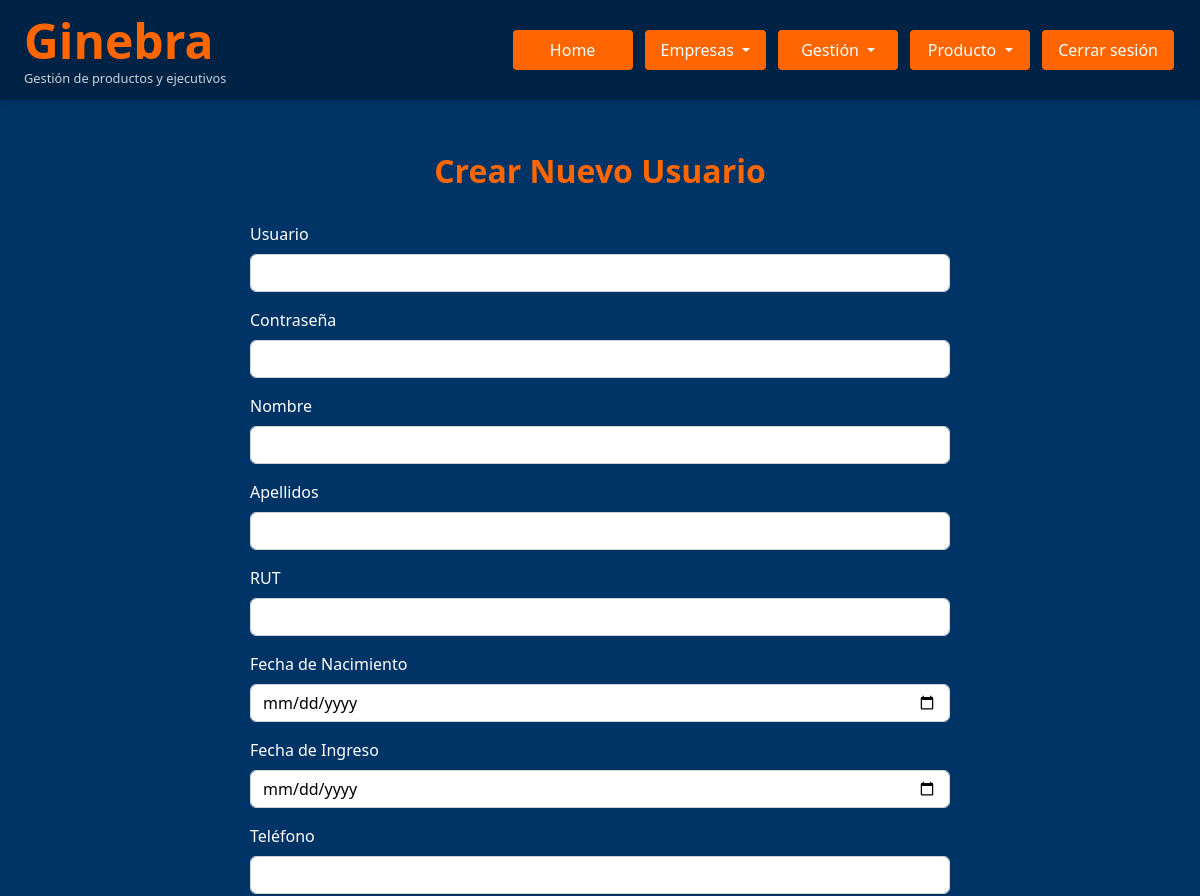
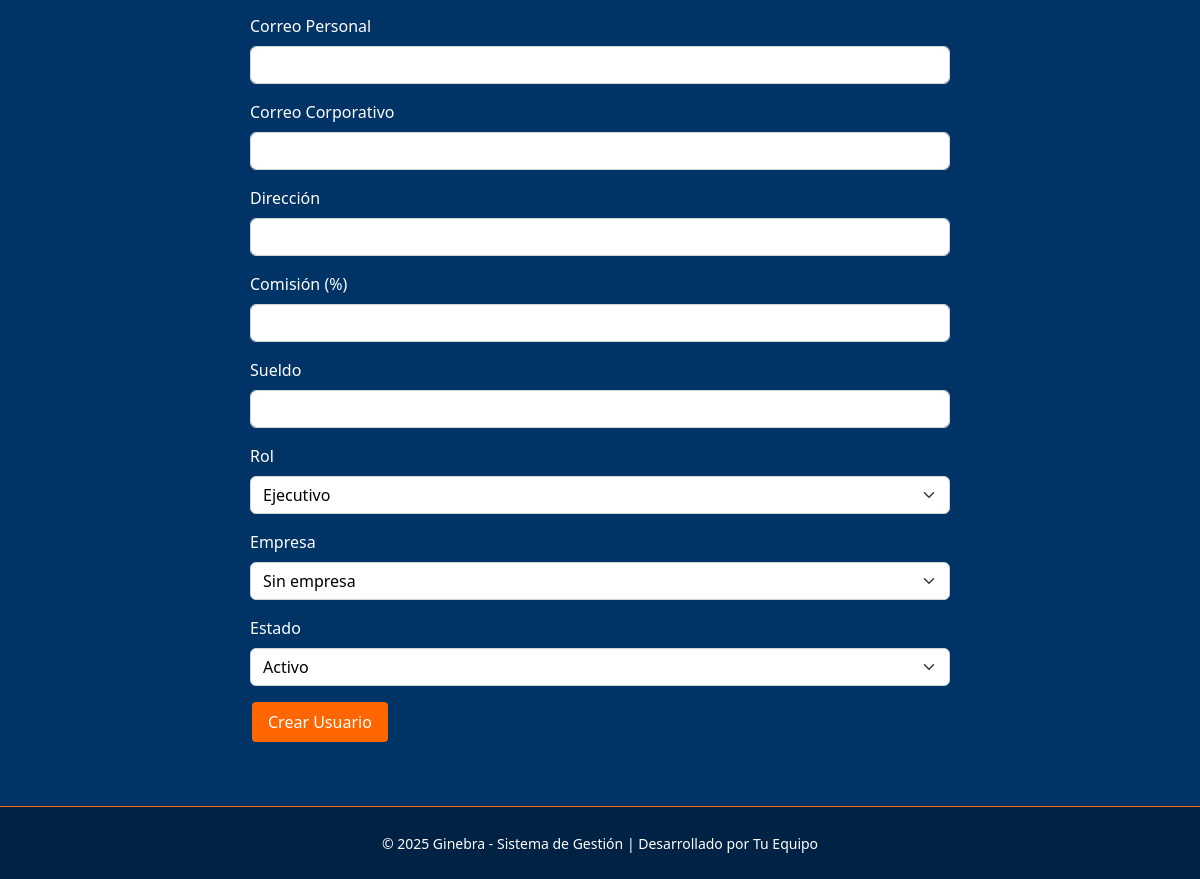
Page /admin/usuarios/editar/6 (signed in) on the earlier database version (2 pictures, top to bottom).
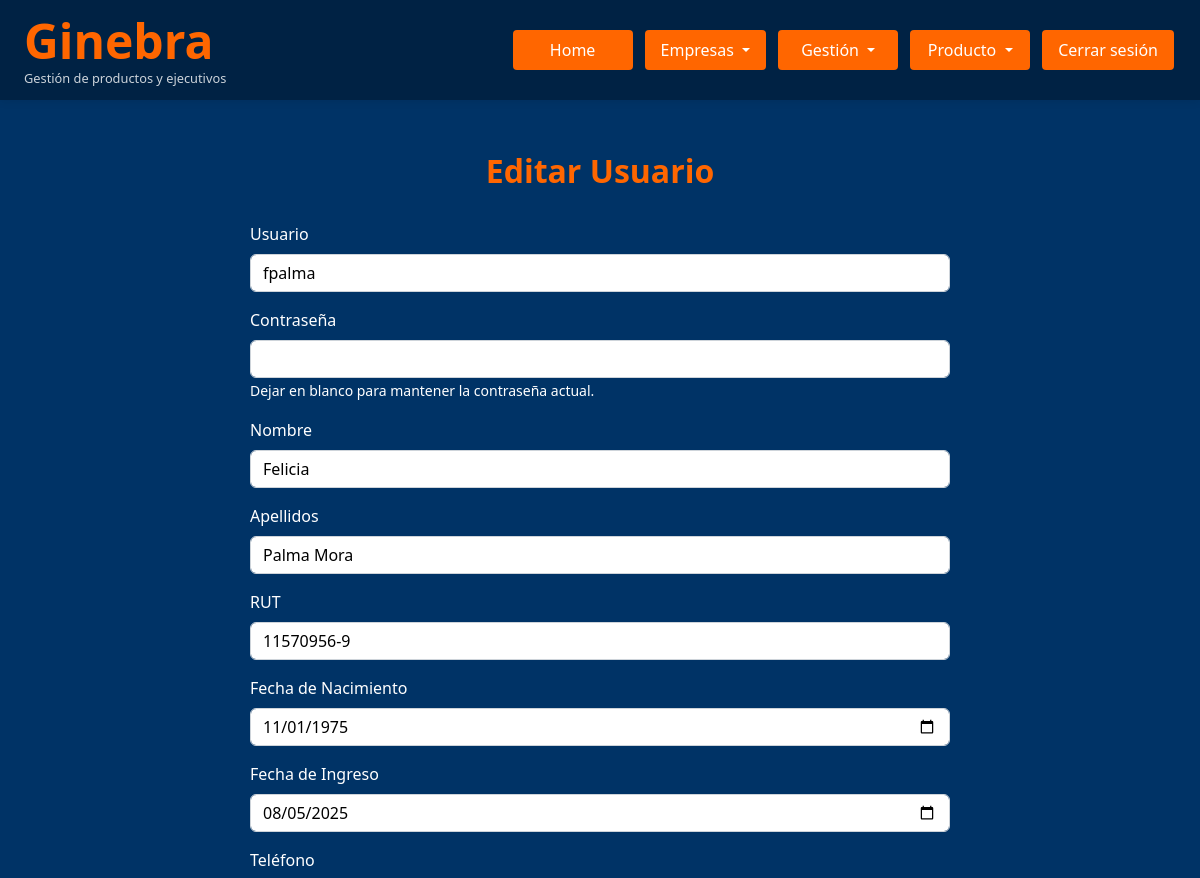
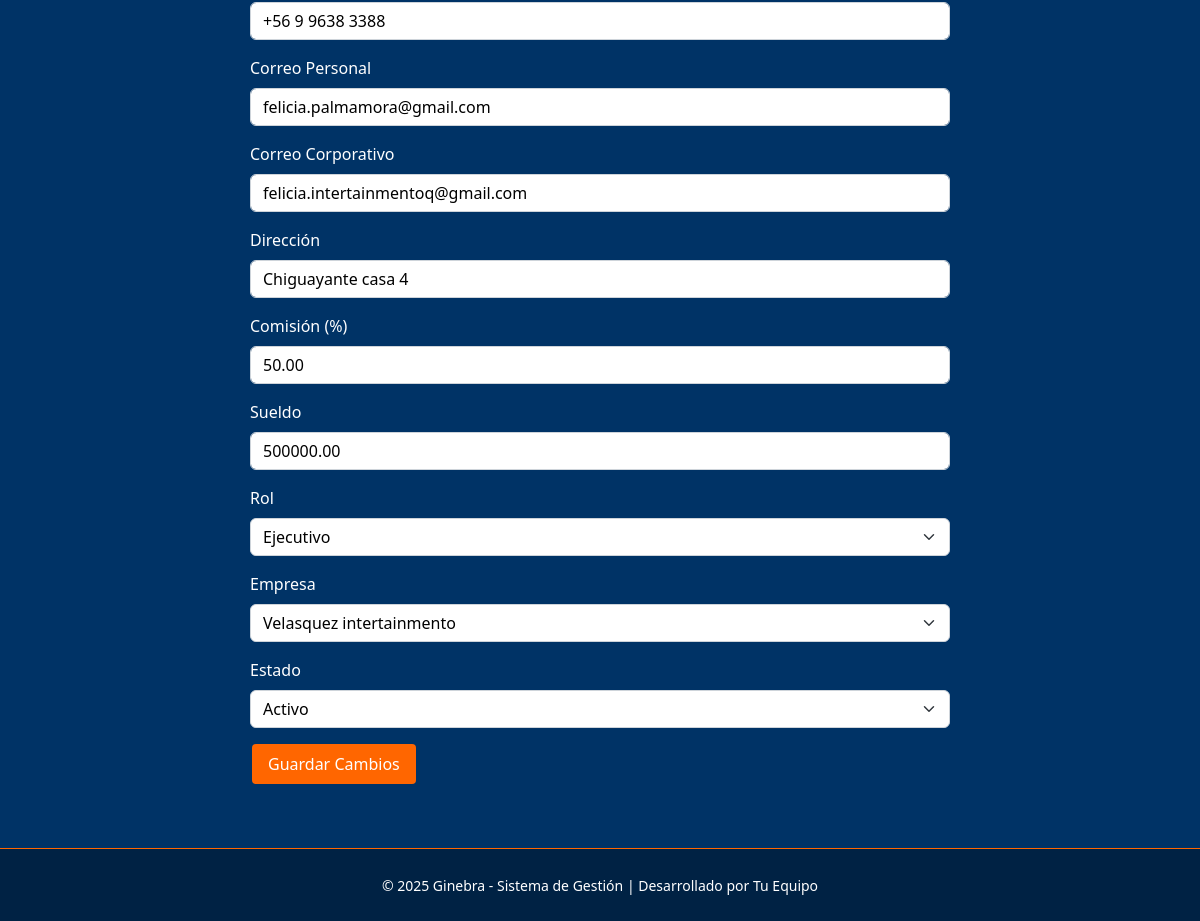
Same page on the later database version (2 pictures, top to bottom).
### Ginebra.py (models this page shows, shortened)
class Usuario(UserMixin, db.Model):
    id = db.Column(db.Integer, primary_key=True)
    username = db.Column(db.String(150), unique=True, nullable=False, index=True)
    password_hash = db.Column(db.String(256), nullable=False)
    nombre = db.Column(db.String(150), index=True)
    apellidos = db.Column(db.String(150), index=True)
    rut = db.Column(db.String(12), unique=True, nullable=True, index=True)
    fecha_nacimiento = db.Column(db.Date, index=True)
    fecha_ingreso = db.Column(db.Date, index=True)
    telefono = db.Column(db.String(20), index=True)
    correo_personal = db.Column(db.String(150), index=True)
    correo = db.Column(db.String(150), unique=True, nullable=False, index=True)
    direccion = db.Column(db.String(250), index=True)
    comision = db.Column(db.Numeric(12,2), default=Decimal('0'), index=True)
    sueldo = db.Column(db.Numeric(12,2), default=Decimal('0'), index=True)
    estado = db.Column(db.Enum(*ESTADO_OPTIONS, name='estado_usuario'), default='Activo')
    rol = db.Column(db.Enum(*ROLES, name='roles'), nullable=False)
    empresa_id = db.Column(db.Integer, db.ForeignKey('empresa.id'), nullable=True)
    empresa = db.relationship('Empresa', backref=db.backref('usuarios', lazy=True))
    @property
    def password(self):
        """No permite leer la contraseña directamente."""
        raise AttributeError('No se puede leer la contraseña')

class Empresa(db.Model):
    id = db.Column(db.Integer, primary_key=True)
    nombre = db.Column(db.String(100))
    representante = db.Column(db.String(100))
    telefono = db.Column(db.String(20))
    correo = db.Column(db.String(100))
    direccion = db.Column(db.String(200))
    razon_social = db.Column(db.String(100))
    tiene_gestion = db.Column(db.Enum(*GESTION_OPTIONS, name='gestion_options'), default='no')
    tiene_productos = db.Column(db.Enum(*PRODUCTOS_OPTIONS, name='productos_options'), default='no')

### Ginebra.py (the view, shortened to what this page needs)
@app.route('/admin/usuarios/nuevo', methods=['GET', 'POST'])
@app.route('/admin/usuarios/editar/<int:id>', methods=['GET', 'POST'])
@login_required
@rol_required('admin', 'master', 'controling')
def usuario_form(id=None):
    usuario = Usuario.query.get(id) if id else None
    empresas = Empresa.query.all()
    return render_template('nuevo_usuario.html', usuario=usuario, empresas=empresas)

### Ginebra.py (called while the page is built)
@login_manager.user_loader
def load_user(user_id):
    return Usuario.query.get(int(user_id))

@app.context_processor
def inject_global_functions():
    return dict(ruta_inicio_por_rol=ruta_inicio_por_rol)

def rol_required(*roles):
    def decorator(f):
        @wraps(f)
        def wrapped(*args, **kwargs):
            if current_user.rol not in roles:
                flash('Acceso denegado.', 'danger')
                return redirect(url_for('dashboard'))
            return f(*args, **kwargs)
        return wrapped
    return decorator

def ruta_inicio_por_rol(usuario):
    if usuario.rol in ('master', 'admin'):
        return 'admin_panel'
    elif usuario.rol == 'controling':
        return 'controling_panel'
    elif usuario.rol == 'analista':
        return 'analista_panel'
    elif usuario.rol == 'ejecutivo':
        return 'ejecutivo_panel'
    else:
        return 'login'

### templates/nuevo_usuario.html (shortened to what the changed rows need)
{% extends "base.html" %}
{% block extra_css %}
<link rel="stylesheet" href="{{ url_for('static', filename='nueva_empresa.css') }}" />
{% endblock %}
{% block content %}
<div style="max-width: 700px; margin: 0 auto;">
    <h2 class="mb-4 text-center">
        {{ 'Editar Usuario' if usuario else 'Crear Nuevo Usuario' }}
    </h2>
    <form method="POST" novalidate>
        <div class="mb-3">
            <label for="username" class="form-label">Usuario</label>
            <input type="text" class="form-control" id="username" name="username"
                   value="{{ usuario.username if usuario else '' }}" required autofocus autocomplete="username">
        </div>
        <div class="mb-3">
            <label for="password" class="form-label">Contraseña</label>
            <input type="password" class="form-control" id="password" name="password"
                   {% if not usuario %}required{% endif %} autocomplete="new-password">
            <small class="form-text text-muted">
              {% if usuario %}Dejar en blanco para mantener la contraseña actual.{% endif %}
            </small>
        </div>
        <div class="mb-3">
            <label for="nombre" class="form-label">Nombre</label>
            <input type="text" class="form-control" id="nombre" name="nombre"
                   value="{{ usuario.nombre if usuario else '' }}" required>
        </div>
        <div class="mb-3">
            <label for="apellidos" class="form-label">Apellidos</label>
            <input type="text" class="form-control" id="apellidos" name="apellidos"
                   value="{{ usuario.apellidos if usuario else '' }}" required>
        </div>
        <div class="mb-3">
            <label for="rut" class="form-label">RUT</label>
            <input type="text" class="form-control" id="rut" name="rut"
                   value="{{ usuario.rut if usuario else '' }}">
        </div>
        <div class="mb-3">
            <label for="fecha_nacimiento" class="form-label">Fecha de Nacimiento</label>
            <input type="date" class="form-control" id="fecha_nacimiento" name="fecha_nacimiento"
                   value="{{ usuario.fecha_nacimiento if usuario and usuario.fecha_nacimiento else '' }}">
        </div>
        <div class="mb-3">
            <label for="fecha_ingreso" class="form-label">Fecha de Ingreso</label>
            <input type="date" class="form-control" id="fecha_ingreso" name="fecha_ingreso"
                   value="{{ usuario.fecha_ingreso if usuario and usuario.fecha_ingreso else '' }}">
        </div>
        <div class="mb-3">
            <label for="telefono" class="form-label">Teléfono</label>
            <input type="text" class="form-control" id="telefono" name="telefono"
                   value="{{ usuario.telefono if usuario else '' }}">
        </div>
        <div class="mb-3">
            <label for="correo_personal" class="form-label">Correo Personal</label>
            <input type="email" class="form-control" id="correo_personal" name="correo_personal"
                   value="{{ usuario.correo_personal if usuario else '' }}">
        </div>
        <div class="mb-3">
            <label for="correo" class="form-label">Correo Corporativo</label>
            <input type="email" class="form-control" id="correo" name="correo"
                   value="{{ usuario.correo if usuario else '' }}" required autocomplete="email">
        </div>
        <div class="mb-3">
            <label for="direccion" class="form-label">Dirección</label>
            <input type="text" class="form-control" id="direccion" name="direccion"
                   value="{{ usuario.direccion if usuario else '' }}">
        </div>
        <div class="mb-3">
            <label for="comision" class="form-label">Comisión (%)</label>
            <input type="text" class="form-control" id="comision" name="comision"
                   value="{{ usuario.comision if usuario else '' }}">
        </div>
        <div class="mb-3">
            <label for="sueldo" class="form-label">Sueldo</label>
            <input type="text" class="form-control" id="sueldo" name="sueldo"
                   value="{{ usuario.sueldo if usuario else '' }}">
        </div>
        <div class="mb-3">
            <label for="rol" class="form-label">Rol</label>
            <select class="form-select" id="rol" name="rol" required>
                <option value="ejecutivo" {% if usuario and usuario.rol == 'ejecutivo' %}selected{% endif %}>Ejecutivo</option>
            </select>
        </div>
        {% if current_user.rol in ['master', 'admin', 'controling'] %}
        <div class="mb-3">
            <label for="empresa_id" class="form-label">Empresa</label>
            <select class="form-select" id="empresa_id" name="empresa_id">
                <option value="">Sin empresa</option>
                {% for empresa in empresas %}
                <option value="{{ empresa.id }}" {% if usuario and usuario.empresa_id == empresa.id %}selected{% endif %}>{{ empresa.nombre }}</option>
                {% endfor %}
            </select>
        </div>
        {% endif %}
        <div class="mb-3">
            <label for="estado" class="form-label">Estado</label>
            <select class="form-select" id="estado" name="estado">
                <option value="Activo" {% if not usuario or usuario.estado == 'Activo' %}selected{% endif %}>Activo</option>
            </select>
        </div>
        <button type="submit" class="btn btn-custom">
          {{ 'Guardar Cambios' if usuario else 'Crear Usuario' }}
        </button>
    </form>
</div>
{% endblock %}

Differences in the rows shown:
added Usuario: username "fpalma", nombre "Felicia", apellidos "Palma Mora", rut "11570956-9", fecha_nacimiento "11/01/1975", fecha_ingreso "08/05/2025", telefono "+56 9 9638 3388", correo_personal "felicia.palmamora@gmail.com", correo "felicia.intertainmentoq@gmail.com", direccion "Chiguayante casa 4", comision "50.00", sueldo "500000.00", rol "Ejecutivo", empresa_id "Velasquez intertainmento", estado "Activo"
Other differences:
{{ 'Editar Usuario' if usuario else 'Crear Nuevo Usuario' }}: "Crear Nuevo Usuario" → "Editar Usuario"
{{ 'Guardar Cambios' if usuario else 'Crear Usuario' }}: "Crear Usuario" → "Guardar Cambios"
form field rol: "Ejecutivo" → (not shown)
form field empresa_id: "Sin empresa" → (not shown)
form field estado: "Activo" → (not shown)
text now shown: "Dejar en blanco para mantener la contraseña actual."
